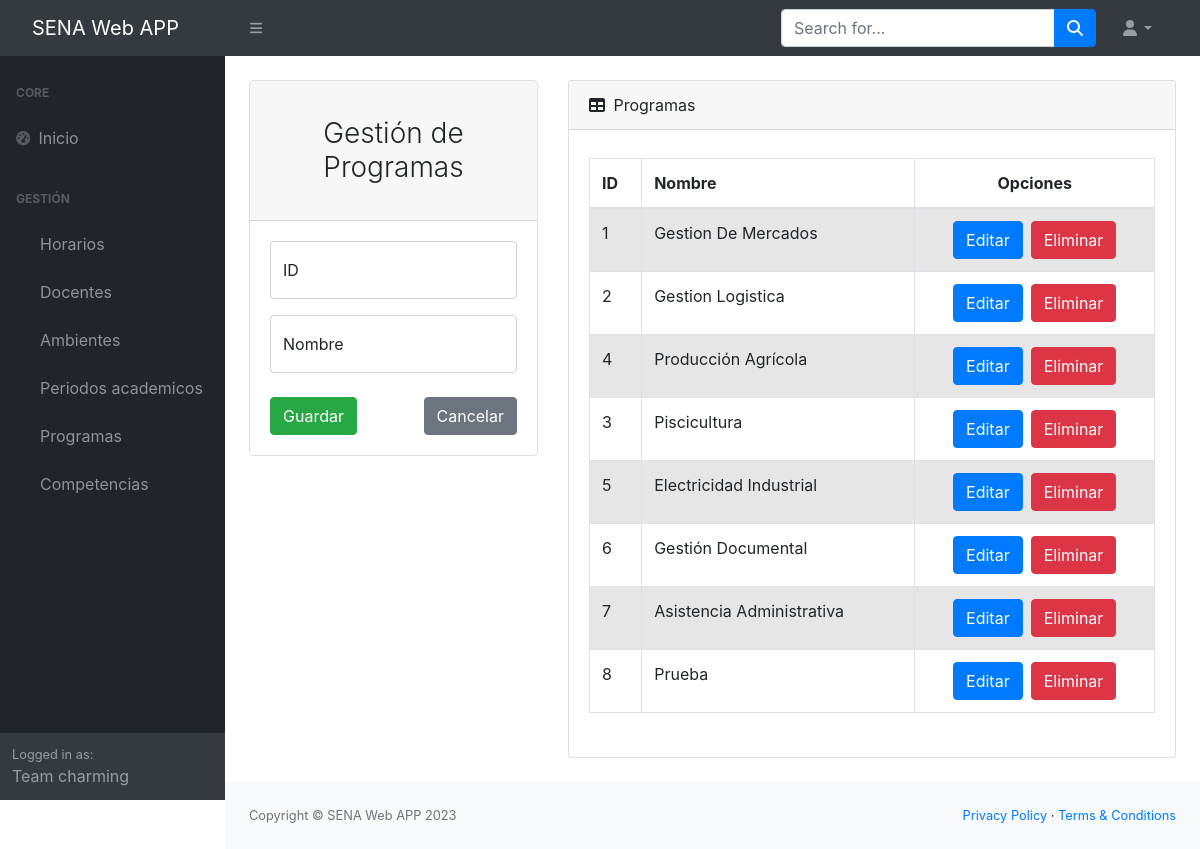
/gestionProgramas/, run on the app's committed database.
### Aplicaciones/Academico/models.py (models this page shows, shortened)
class Programa(models.Model):
    id = models.PositiveIntegerField(primary_key=True)
    nombre = models.CharField(max_length=50)
    competencias = models.ManyToManyField(Competencia)
    class Meta:
        verbose_name = 'Programa'
        verbose_name_plural = 'Programas'
        db_table = 'programa'

### Aplicaciones/Academico/views.py (the view)
# urls.py: path('gestionProgramas/', views.gestionProgramas),
def gestionProgramas(request):
    programasListados = Programa.objects.all()
    return render(request, "gestion-programas.html", {"programas": programasListados})

### Aplicaciones/Academico/templates/gestion-programas.html (shortened to what this page needs)
{% extends "./base.html" %}
{% block body %}
<div class="container-fluid px-4">
    <div class="row">
        <div class="col-sm-12 col-md-6 col-lg-4 col-xl-4 mt-4">
            <div class="card border-1 rounded-lg">
                <div class="card-header">
                    <h3 class="text-center font-weight-light my-4">Gestión de Programas</h3>
                </div>
                <div class="card-body">
                    <form action="/registrarPrograma/" method="POST">{% csrf_token %}
                        <div class="form-floating mb-3">
                            <input class="form-control" id="txtID" name="txtID" type="text" placeholder="ID" minlength="1" maxlength="6" required/>
                            <label for="txtID">ID</label>
                        </div>
                        <div class="form-floating mb-3">
                            <input class="form-control" id="txtNombre" name="txtNombre" type="text" placeholder="Nombre" maxlength="50" required/>
                            <label for="txtNombre">Nombre</label>
                        </div>
                        <div class="d-flex align-items-center justify-content-between mt-4 mb-0">
                            <button type="submit" class="btn btn-success text-white">Guardar</button>
                            <a class="btn btn-secondary" href="/gestionProgramas/">Cancelar</a>
                        </div>
                    </form>
                </div>
            </div>
        </div>
        <div class="col-sm-12 col-md-6 col-lg-8 col-xl-8 mt-4">
            <div class="card mb-4">
                <div class="card-header">
                    <i class="fas fa-table me-1"></i>
                        Programas
                </div>
                <div class="card-body">
                    <div class="table-responsive py-2">
                        <table class="table table-striped table-hover table-bordered">
                            <thead class="">
                                <tr>
                                    <th class="text-left" scope="col">ID</th>
                                    <th class="text-left" scope="col">Nombre</th>
                                    <th colspan="2" class="text-center">Opciones</th>
                                </tr>
                            </thead>
                            <tbody>
                                {% for p in programas %}
                                <tr>
                                    <td class="text-left" scope="row">{{p.id}}</td>
                                    <td class="text-left">{{p.nombre}}</td>
                                    <td>
                                        <div class="d-flex gap-2 justify-content-center">
                                            <a href="/editarPrograma/{{p.id}}" class="btn btn-primary">Editar</a>
                                            <a href="/eliminarPrograma/{{p.id}}" class="btn btn-danger btnEliminar">Eliminar</a>
                                        </div>
                                    </td>
                                </tr>
                                {% endfor %}
                            </tbody>
                        </table>
                    </div>
                </div>
            </div>
        </div>
    </div>
</div>
{% endblock %}

### data on the page
Programa: id "1", nombre "Gestion De Mercados"
Programa: id "2", nombre "Gestion Logistica"
Programa: id "4", nombre "Producción Agrícola"
Programa: id "3", nombre "Piscicultura"
Programa: id "5", nombre "Electricidad Industrial"
Programa: id "6", nombre "Gestión Documental"
Programa: id "7", nombre "Asistencia Administrativa"
Programa: id "8", nombre "Prueba"
